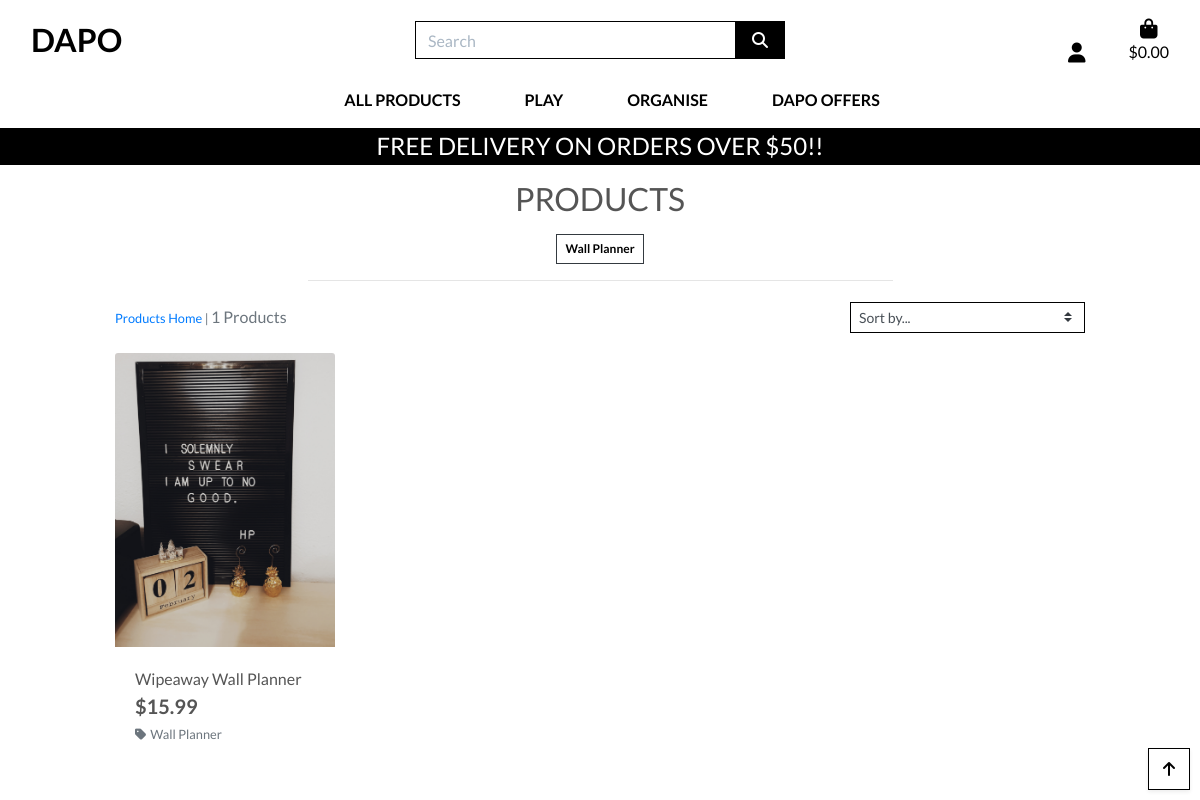
The page /products/?category=wall-planner on the database its author committed.
### products/models.py (models this page shows, shortened)
class Category(models.Model):
    class Meta:
        verbose_name_plural = 'Categories'
    name = models.CharField(max_length=250)
    web_name = models.CharField(max_length=250, null=True, blank=True)

class Product(models.Model):
    category = models.ForeignKey('Category', null=True, blank=True, on_delete=models.SET_NULL)
    sku = models.CharField(max_length=254, null=True, blank=True)
    name = models.CharField(max_length=254)
    description = models.TextField()
    price = models.DecimalField(max_digits=6, decimal_places=2)
    image_url = models.URLField(max_length=1024, null=True, blank=True)
    image = models.ImageField(null=True, blank=True)

### products/views.py (the view, shortened to what this page needs)
# urls.py: path('', views.all_products, name='products'),
def all_products(request):
    products = Product.objects.all()
    query = None
    categories = None
    sort = None
    direction = None
    if request.GET:
        if 'category' in request.GET:
            categories = request.GET['category'].split(',')
            products = products.filter(category__name__in=categories)
            categories = Category.objects.filter(name__in=categories)
    current_sorting = f'{sort}_{direction}'
    context = {
        'products': products,
        'search_term': query,
        'current_categories': categories,
        'current_sorting': current_sorting,
    }
    return render(request, 'products/products.html', context)

### bag/contexts.py (called while the page is built, shortened)
def bag_contents(request):
    bag_items = []
    total = 0
    product_count = 0
    bag = request.session.get('bag', {})
    if total < settings.FREE_DELIVERY_THRESHOLD:
        delivery = total * Decimal(settings.STANDARD_DELIVERY_PERCENTAGE / 100)
        free_delivery_delta = settings.FREE_DELIVERY_THRESHOLD - total
    else:
        delivery = 0
        free_delivery_delta = 0
    grand_total = delivery + total
    context = {
        'bag_items': bag_items,
        'total': total,
        'product_count': product_count,
        'delivery': delivery,
        'free_delivery_delta': free_delivery_delta,
        'free_delivery_threshold': settings.FREE_DELIVERY_THRESHOLD,
        'grand_total': grand_total,
    }
    return context

### products/templates/products/products.html (shortened to what this page needs)
{% extends "base.html" %}
{% load static %}
{% block page_header %}
    <div class="container header-container">
    </div>
{% endblock %}
{% block content %}
<div class="overlay"></div>
    <div class="container-fluid">
        <div class="row">
            <div class="col text-center mt-3">
                <h2 class="logo-font">Products</h2>
                {% for c in current_categories %}
                    <a class="category-badge text-decoration-none" href="{% url 'products' %}?category={{ c.name }}">
                        <span class="p-2 mt-2 badge badge-white text-black rounded-0 border border-dark">{{ c.web_name }}</span>
                    </a>
                {% endfor %}
                <hr class="w-50 mb-1">
            </div>
        </div>
        <div class="row">
            <div class="product-container col-10 offset-1">
                <div class="row mt-1 mb-2">
                    <div class="col-12 col-md-6 my-auto order-md-last d-flex justify-content-center justify-content-md-end">
                        <div class="sort-select-wrapper w-50">
                            <select id="sort-selector" class="custom-select custom-select-sm rounded-0 border border-{% if current_sorting != 'None_None' %}info{% else %}black{% endif %}">
                                <option value="reset" {% if current_sorting == 'None_None' %}selected{% endif %}>Sort by...</option>
                            </select>
                        </div>
                    </div>
                    <div class="col-12 col-md-6 order-md-first">
                        <p class="text-muted mt-3 text-center text-md-left">
                            {% if search_term or current_categories or current_sorting != 'None_None' %}
                                <span class="small"><a href="{% url 'products' %}">Products Home</a> | </span>
                            {% endif %}
                            {{ products|length }} Products{% if search_term %} found for <strong>"{{ search_term }}"</strong>{% endif %}
                        </p>
                    </div>
                </div>
                <div class="row">
                    {% for product in products %}
                        <div class="col-sm-6 col-md-6 col-lg-4 col-xl-3">
                            <div class="card h-100 border-0">
                                {% if product.image %}
                                <a href="{% url 'product_detail' product.id %}">
                                    <img class="card-img-top img-fluid" src="{{ product.image.url }}" alt="{{ product.name }}">
                                </a>
                                {% else %}
                                <a href="{% url 'product_detail' product.id %}">
                                    <img class="card-img-top img-fluid" src="{{ MEDIA_URL }}noimage.png" alt="{{ product.name }}">
                                </a>
                                {% endif %}
                                <div class="card-body pb-0">
                                    <p class="mb-0">{{ product.name }}</p>
                                </div>
                                <div class="card-footer bg-white pt-0 border-0 text-left">
                                    <div class="row">
                                        <div class="col">
                                            <p class="lead mb-0 text-left font-weight-bold">${{ product.price }}</p>
                                            {% if product.category %}
                                            <p class="small mt-1 mb-0">
                                                <a class="text-muted" href="{% url 'products' %}?category={{ product.category.name }}">
                                                    <i class="fas fa-tag mr-1"></i>{{ product.category.web_name }}
                                                </a>
                                            </p>
                                            {% endif %}
                                        </div>
                                    </div>
                                </div>
                            </div>
                        </div>
                    {% endfor %}
                </div>
            </div>
        </div>
    </div>
    <div class="rtn-button shadow-sm rounded-0 border border-black">
        <a class="rtn-link d-flex h-100">
            <i class="fas fa-arrow-up text-black mx-auto my-auto"></i>
        </a>
    </div>
{% endblock %}

### static/css/base.css (style rules this page uses)
html { height: 100%; }
body { background: url(/static/Joyful-young-friends.jpg) no-repeat center center fixed; background-size: cover; height: calc(100vh - 164px); color: #555; font-family: 'Lato'; }
.logo-font { text-transform: uppercase; }
.text-black { color: #000 !important; }
.border-black { border: 1px solid black !important; }
.overlay { height: 100%; width: 100%; top: 0; left: 0; position: fixed; background: white; z-index: -1; }
.rtn-button { height: 42px; width: 42px; position: fixed; bottom: 10px; right: 10px; }
.rtn-link, .update-link, .remove-item { cursor: pointer; }
@media (min-width: 1200px) { .container { max-width: 80%; } }
@media (min-width: 992px) { .header-container { padding-top: 164px; } }

### rows shown on the page
Category: web_name "Wall Planner"
Product: image (picture), name "Wipeaway Wall Planner", price "15.99", category.web_name "Wall Planner"

### other values the page prints
{{ free_delivery_threshold }} "50"
{{ products|length }} "1"
